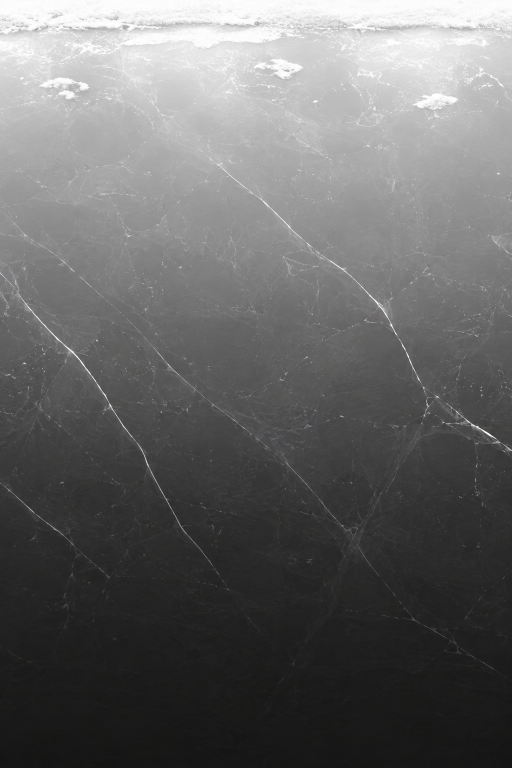
#> input picture art_source/terrain/three.png, 1024 x 1536 px, found by its file name (shown at 1/2 size)
$ python build_ice_texture.py art_source/terrain/three.png
#> lines starting #> are read from the running program, lines starting #| are printed output that depends on the picture
#!/usr/bin/env python3
"""Turn a raw generated ice panel into the game-ready depth tile.

    python3 scripts/tools/build_ice_texture.py --check art_source/terrain/panel.png
    python3 scripts/tools/build_ice_texture.py art_source/terrain/three.png
    python3 scripts/tools/build_ice_texture.py art_source/terrain/four.png assets/textures/terrain/ice_faceted.png

Every source panel lives in art_source/ (2026-08-15). They used to sit at the
repository root, where Godot imported all 31MB of them into the export for
nothing; art_source/ carries a .gdignore, which is the whole point of it.

The output path is optional and defaults to DEFAULT_OUTPUT_PATH (the smooth tile
every biome starts on). Pass it to build one of the pattern VARIANTS -- see
docs/development/biomes.md, "Per-biome ice textures". Every variant must go
through this same script: the levels work below is what stops a raw panel
multiplying its biome tint to black.

Checked in, unlike the ad-hoc script that produced ice_terrain_one.png (whose
provenance had to be reconstructed from a comment). Re-run it to retune, or to
process a replacement panel.

WHAT THE SOURCE MUST BE
    A greyscale ice panel whose VERTICAL AXIS IS DEPTH BELOW THE ICE SURFACE:
    bright snow band at the very top, deepening smoothly downward, thin sparse
    white cracks, a couple of soft snow patches near the top. Smooth and glossy,
    not rough. Horizontal tiling is fixed up here, so the source does not need to
    be seamless -- but the closer its left and right edges already are, the less
    the feather has to hide.

WHY THE OUTPUT IS NOT JUST THE INPUT
    1. LEVELS. Polygon2D renders `texture_sample * vertex_color`, so this tile is
       a MULTIPLIER, not a colour. three.png bottoms out at 0.087 luminance,
       which multiplies any biome tint down to near-black -- deep ice in the
       reference art is dark and saturated, not black. The darks are lifted to
       OUTPUT_FLOOR so the ramp still reads as depth without killing the hue.
    2. SEAM. The tile repeats horizontally forever. Any mismatch between the left
       and right edge is a hard vertical line every repeat, at eye level, moving
       at 750 px/s.

HOW THE WRAP IS MADE SEAMLESS
    By ROLLING the image half its width, not by mirroring and not by blending the
    edges toward each other.

    Rolling puts original column w/2 at the new left edge and column w/2 - 1 at
    the new right edge. Those two were ADJACENT in the source, so the tile now
    wraps exactly -- seamless by construction, no fade, no ghosting. It moves the
    original discontinuity (column w-1 against column 0) into the middle of the
    tile, where a narrow feather hides it and where it does not repeat.

    The first version of this script instead cross-faded the right edge toward
    the left edge. That is a double exposure of two different pieces of ice: it
    left a smeared vertical band at every repeat, which was clearly visible in
    game. Do not go back to it.

    Mirroring also guarantees a seamless join, but stamps a symmetry axis into the
    image -- the faint diamond artifact in the tile this replaced -- and with long
    diagonal cracks that reads as a chevron every repeat.

WHY A VARIANT'S DEPTH RAMP IS MATCHED TO THE DEFAULT TILE'S
    A biome change CROSS-DISSOLVES between two tiles (biomes.md, "approach A"),
    so both are on screen at once for the whole transition. The reason predates
    that: until 2026-08-09 the tile snapped one 512px chunk at a time, giving a
    live vertical boundary with the old tile one side and the new one the other.
    Matching still matters, and matters more -- a ramp mismatch is now a
    brightness wobble across the WHOLE view rather than a step at one seam. The tile is a MULTIPLIER,
    so if the two tiles disagree about how bright ice is at a given depth, that
    boundary is a flat brightness STEP -- which reads as a hard cutoff no matter
    how similar the patterns are. Measured before this: default 0.98 at the ride
    line and 0.49 at half depth, faceted 0.86 and 0.66.

    So every variant is rescaled per row to the default tile's own light-to-dark
    ramp. What survives is the variant's high-frequency detail -- its cracks and
    facets -- which is the whole reason it exists; what goes is the disagreement
    about overall depth brightness, which was never a per-biome creative choice.

WHY THE HORIZONTAL PROFILE IS FLATTENED TOO (2026-08-10)
    The wrap being seamless is necessary but not sufficient. A panel can wrap
    perfectly and still carry broad left-to-right brightness ramps INSIDE itself,
    and those repeat every ICE_TILE_WORLD_WIDTH (1200 world px) just as faithfully
    as the cracks do. The tile lands on screen at roughly 1:1, so such a ramp
    survives at full strength as a soft vertical band.

    That is what the reported "vertical line / colour banding in the ice" turned out
    to be -- reported as long-standing, and it predates both the ice shader and the
    hue drift, which is consistent. Measured in-scene, per tile, worst coherent
    vertical edge against that tile's own median column step, alongside the tile's
    own worst horizontal band (horizontal_band_span, before this step existed):

        ice_cracked_depth   +2.6/255  (7.8x median)   band 33.3/255
        ice_faceted_depth   +1.7/255  (3.1x median)   band 18.0/255
        ice_depth_gradient  +0.8/255  (2-3x median)   band  9.5/255

    The rank order is the whole argument: same code, same scene, only the tile
    differs, and the edge scales with how much low-frequency horizontal structure
    the tile carries. ~2/255 sounds negligible and is not -- it runs perfectly
    straight down hundreds of rows, and the eye finds a coherent straight edge far
    below the threshold at which it would notice scattered noise of the same size.

    So the horizontal axis gets the treatment the vertical one already gets, but as a
    2D low-frequency field rather than one scalar per column. Per-column was tried
    first and only got cracked from 28.3 to 11.6: a column average lets a bright band
    at one depth cancel a dark one at another, so it under-corrects exactly the tiles
    that need it most. The field is smooth at FLATTEN_SIGMA across and
    FLATTEN_DEPTH_SIGMA down, so it cannot represent a crack and therefore cannot
    erase one; and because each row is divided by its own mean, the depth ramp
    match_depth_ramp() just set survives untouched.

    NOTE the interaction with the shader's `contrast` uniform: contrast pushes the
    tile's own light/dark structure away from a fixed pivot, so it multiplies this
    span directly. Flattening here is what makes that uniform safe to turn on.
"""

import sys

import numpy as np
from PIL import Image, ImageFilter

DEFAULT_OUTPUT_PATH = "assets/textures/terrain/ice_depth_gradient.png"
# Every variant is built at this size. terrain_generator.gd reads the tile's own
# get_size() for its UVs, so a differently sized variant would not break -- but it
# would change how fast the pattern repeats relative to the others, which is not a
# knob worth having per texture when ICE_TILE_WORLD_WIDTH already owns that.
OUTPUT_SIZE = (1024, 1024)

# The value the deepest ice multiplies down to. The tile is a MULTIPLIER, so this
# is what stops every biome tint going black at depth -- but it is also the whole
# depth cue, so it must not be lifted far. 0.52 was tried and washed the ice out
# completely: it compressed the source's 0.09..0.99 range into the bright half and
# the ice read as white noise rather than as deep water.
OUTPUT_FLOOR = 0.38
OUTPUT_CEILING = 1.0
# Applied to the normalised source before the floor. >1 pushes midtones DOWN,
# which restores the contrast that mapping onto a raised floor otherwise flattens
# -- the ice reaches its deep colour quickly, the way the reference art does,
# instead of staying pale most of the way down.
MIDTONE_GAMMA = 1.4

# How hard a variant is pulled onto the default tile's depth ramp. 1.0 is a full
# match. Lower it if a full match over-flattens a tile whose source has no real
# structure where the reference is bright -- four.png has no snow band, so its top
# rows get lifted into a band with little internal detail. That is the right trade
# for the seam, but if it reads as a flat white bar in game, ease this to ~0.7
# rather than turning the match off.
RAMP_MATCH_STRENGTH = 1.0
# Vertical sigma, in rows, that the per-row correction is smoothed over. The
# correction is one scalar per row, so it cannot erase detail WITHIN a row -- but
# row-to-row noise in it would stamp horizontal banding across the tile. Only the
# low-frequency ramp is meant to move.
RAMP_SMOOTH_SIGMA = 8.0

# Horizontal sigma, in columns, below which structure is treated as DETAIL and left
# alone. 64 is ~75 world px once the tile is stretched over ICE_TILE_WORLD_WIDTH --
# comfortably narrower than the broad washes that read as a band, comfortably wider
# than a crack. Lowering it starts eating the texture the tile exists to provide.
FLATTEN_SIGMA = 64.0
# Vertical sigma for the same field. Larger than RAMP_SMOOTH_SIGMA (8) because this
# one must not chase the depth ramp's own fast changes near the ride line -- it is
# only here so the horizontal correction can differ between shallow and deep ice,
# which it must: the banding is not the same at every depth.
FLATTEN_DEPTH_SIGMA = 48.0
# 1.0 removes the low-frequency horizontal ramp entirely. There is no artistic reason
# to keep any of it: unlike the depth ramp, which is the tile's whole meaning, a
# left-to-right brightness trend carries no information -- it is an accident of how
# the source panel was generated, and it repeats forever.
FLATTEN_STRENGTH = 1.0

# Generated panels carry fine grain that reads as noise once the tile is stretched
# over 1200 world px. The reference ice is glossy and smooth; cracks are far wider
# than this radius and survive it.
SMOOTHING_RADIUS = 0.8


def remap_levels(values):
    """Normalise the source's own range, apply the midtone curve, then seat it on
    OUTPUT_FLOOR. Uses the measured extremes so the full output range is used
    however the source was generated."""
    low, high = values.min(), values.max()
    if high <= low:
        raise SystemExit("source image is a flat colour")
    normalised = (values - low) / (high - low)
    curved = np.power(normalised, MIDTONE_GAMMA)
    return OUTPUT_FLOOR + (curved * (OUTPUT_CEILING - OUTPUT_FLOOR))


def smooth_vertically(column, sigma):
    """Gaussian-blur a 1-D profile, edge-extended. Hand-rolled so the tool keeps
    its two dependencies (numpy, Pillow) and does not pull in scipy for this."""
    radius = max(1, int(round(sigma * 3.0)))
    offsets = np.arange(-radius, radius + 1, dtype=np.float64)
    kernel = np.exp(-0.5 * np.square(offsets / sigma))
    kernel /= kernel.sum()
    padded = np.pad(column, radius, mode="edge")
    return np.convolve(padded, kernel, mode="valid")


# [26 lines left out: function match_depth_ramp, not called in this run]


def format_ramp(values):
    return " ".join(
        f"{f:.0%}={values[int(f * (values.shape[0] - 1))].mean():.2f}"
        for f in (0.0, 0.05, 0.15, 0.3, 0.5, 0.75, 1.0))


def make_horizontally_seamless(values):
    """Roll by half the width so the tile wraps exactly, then feather the seam
    that lands in the middle. See the module docstring for why this beats fading
    the edges into each other.

    The vertical axis is deliberately untouched: it is depth below the ice
    surface, so it must NOT wrap -- the caller keeps V inside the texture.
    """
    width = values.shape[1]
    half = width // 2
    rolled = np.roll(values, half, axis=1)

    # Linear cross-fade across the seam at x == half, between the two sides
    # extended through it. Weight 0 on the left of the band, 1 on the right.
    return remove_seam_gradient(rolled, half - 1)


# THIS IS WHAT THE REPORTED VERTICAL LINE WAS (2026-08-11). Measured on the built tiles,
# strongest column-coherent edge over the top third: +4.14/255 at 11.5x the median column,
# at tile x=511 -- the roll centre -- in ALL THREE tiles independently, which is what
# identified it. On screen the tile repeats every ICE_TILE_WORLD_WIDTH, so that residual is a
# faint straight line every 1200 world px, at world_x = 599 mod 1200 (tile x 511 of 1024).
#
# TWO WRONG FIXES CAME FIRST, and both are instructive enough to name:
#
#   * A CROSS-FADE of the two sides over a feather band. That is a double exposure of two
#     pieces of ice that were never adjacent, so it ghosts; and at the 0.42 strength needed to
#     keep the ghosting invisible it still left 58% of the step. Turning it up traded the line
#     for a smeared band that was visible in its own right.
#   * Subtracting the band's LOW-FREQUENCY profile and substituting a ramp. This looks right
#     and is not: a one-pixel step is BROADBAND, so its sharp edge sits almost entirely in the
#     detail the method is trying to preserve. Measured, it made the line worse -- 4.14 ->
#     7.06/255 -- because it removed the gentle part of the step and kept the abrupt part.
#
# The step is a single bad GRADIENT, so remove it in the gradient domain and leave every other
# pixel relationship alone: zero the one column-to-column difference that spans the join, then
# add back a linear ramp across the full width so the tile still wraps.
#
# Exact, not approximate. After this the difference across the seam is seam_gradient / 1023 --
# about 0.004/255 -- and the compensating ramp is that same total spread over the whole tile,
# a slope far below what any display can show. Every other gradient in the image, which is to
# say every crack and every facet, is bit-for-bit what it was.
def remove_seam_gradient(values, seam_index):
    width = values.shape[1]
    # The one difference that spans two columns which were never neighbours in the source.
    seam_gradient = values[:, seam_index + 1] - values[:, seam_index]
    corrected = values.copy()
    corrected[:, seam_index + 1:] -= seam_gradient[:, None]
    # Re-close the wrap: the shift above would otherwise move the right edge away from the
    # left one, which is the one join that was previously exact.
    ramp = (np.arange(width, dtype=np.float64) / float(width - 1))[None, :]
    corrected += seam_gradient[:, None] * ramp
    return np.clip(corrected, OUTPUT_FLOOR, OUTPUT_CEILING)


def smooth_circularly(profile, sigma):
    """Gaussian-blur a 1-D profile that WRAPS. Distinct from smooth_vertically(),
    which edge-extends: depth must not wrap, the horizontal axis must."""
    radius = max(1, int(round(sigma * 3.0)))
    offsets = np.arange(-radius, radius + 1, dtype=np.float64)
    kernel = np.exp(-0.5 * np.square(offsets / sigma))
    kernel /= kernel.sum()
    padded = np.concatenate([profile[-radius:], profile, profile[:radius]])
    return np.convolve(padded, kernel, mode="valid")


def low_frequency_field(values):
    """The tile blurred until only broad structure survives: circular across, since
    the tile wraps, edge-extended down, since depth does not."""
    across = np.empty_like(values)
    for row in range(values.shape[0]):
        across[row] = smooth_circularly(values[row], FLATTEN_SIGMA)
    field = np.empty_like(across)
    for column in range(across.shape[1]):
        field[:, column] = smooth_vertically(across[:, column], FLATTEN_DEPTH_SIGMA)
    return field


def horizontal_band_span(values, field=None):
    """Worst peak-to-peak horizontal brightness swing at ANY depth, in 0-255 units.
    This is the number that predicts a visible vertical band.

    Measured per depth rather than over a column average, because the two are not the
    same and only the first one matches what is on screen: averaging down the whole
    tile lets a bright band at one depth cancel a dark one at another and report a
    flat tile that visibly is not. Reading the column average was what made the first
    cut of this look like it had fixed more than it had.
    """
    if field is None:
        field = low_frequency_field(values)
    return float((field.max(axis=1) - field.min(axis=1)).max() * 255.0)


def flatten_horizontal_banding(values):
    """Divide out the tile's broad left-to-right brightness structure, at every
    depth. See the module docstring for why -- in short, it repeats every 1200 world
    px and reads as a soft vertical band, which is the long-standing "vertical line
    in the ice".

    Multiplicative, mirroring match_depth_ramp()'s reasoning: the tile multiplies a
    biome tint, so scaling preserves internal contrast ratios. The correction is the
    ratio of a row's mean to a LOW-FREQUENCY field, so it is smooth by construction
    at both FLATTEN_SIGMA across and FLATTEN_DEPTH_SIGMA down -- it physically cannot
    represent, and so cannot erase, a crack or a facet.

    EACH ROW'S MEAN IS PRESERVED EXACTLY, because the numerator is that row's own
    mean. So this cannot disturb the depth ramp that match_depth_ramp() just set, and
    the two steps never have to be tuned against each other.

    Runs AFTER make_horizontally_seamless(), which is what makes the circular smooth
    legitimate -- the image is exactly periodic by then, so the correction is itself
    periodic and cannot reintroduce a step at the wrap. (Ordering it before would
    mean smoothing across a real discontinuity and smearing it both ways.)
    """
    field = low_frequency_field(values)
    correction = field.mean(axis=1, keepdims=True) / np.maximum(field, 1e-6)
    correction = 1.0 + ((correction - 1.0) * FLATTEN_STRENGTH)
    return np.clip(values * correction, OUTPUT_FLOOR, OUTPUT_CEILING)


# [60 lines left out: function inspect_panel, not called in this run]


def main():
    if len(sys.argv) == 3 and sys.argv[1] == "--check":
        raise SystemExit(inspect_panel(sys.argv[2]))
    if len(sys.argv) not in (2, 3):
        raise SystemExit(__doc__)
    output_path = sys.argv[2] if len(sys.argv) == 3 else DEFAULT_OUTPUT_PATH

    source = Image.open(sys.argv[1]).convert("L")
    print("source      ", source.size, "range", source.getextrema())
#| source       (1024, 1536) range (18, 255)

    # Resize BEFORE the seam work so the feather is computed at output resolution
    # and cannot be resampled into a soft band of its own.
    resized = source.resize(OUTPUT_SIZE, Image.LANCZOS)
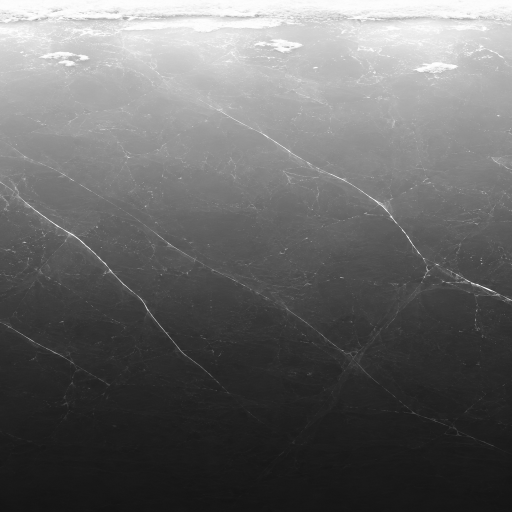
#> resized: PIL image 1024x1024 L (shown at 1/2 size); min 19, max 255, mean 103.6
    if SMOOTHING_RADIUS > 0.0:
        resized = resized.filter(ImageFilter.GaussianBlur(SMOOTHING_RADIUS))

    values = np.asarray(resized, dtype=np.float64) / 255.0
    values = remap_levels(values)
#> in remap_levels, `low, high = values.min(), values.max()`: low = 0.0745; high = 1
#> in remap_levels, `curved = np.power(normalised, MIDTONE_GAMMA)`:
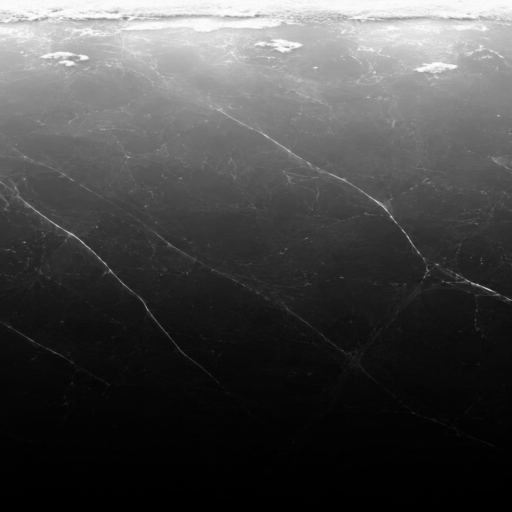
#> curved: shape (1024, 1024) float64 (shown at 1/2 size); min 0, max 1, mean 0.282
#> in remap_levels, `return OUTPUT_FLOOR + (curved * (OUTPUT_CEILING - OUTPUT_FLOOR))`:
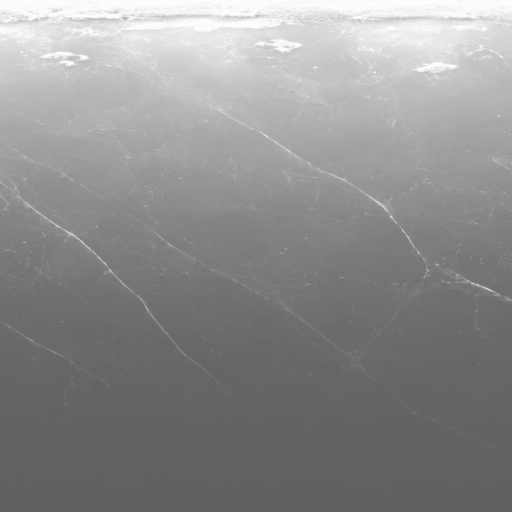
#> returned value: shape (1024, 1024) float64 (shown at 1/2 size); min 0.38, max 1, mean 0.555
    # Keyed off "an output path was given", which is exactly the definition of a
    # variant -- so there is no flag to forget on a rebuild, and the default tile
    # (its own reference) cannot match against itself.
    is_variant = output_path != DEFAULT_OUTPUT_PATH
    if is_variant:
        print("own ramp    ", format_ramp(values))
        values = match_depth_ramp(values, DEFAULT_OUTPUT_PATH)
    # Last, so the feather has the final word on the wrap. The row scaling above is
    # seam-neutral (one scalar per row hits both edges equally), but ordering it
    # this way means only one step can ever be responsible for a visible repeat.
    values = make_horizontally_seamless(values)
#> in make_horizontally_seamless, `rolled = np.roll(values, half, axis=1)`:
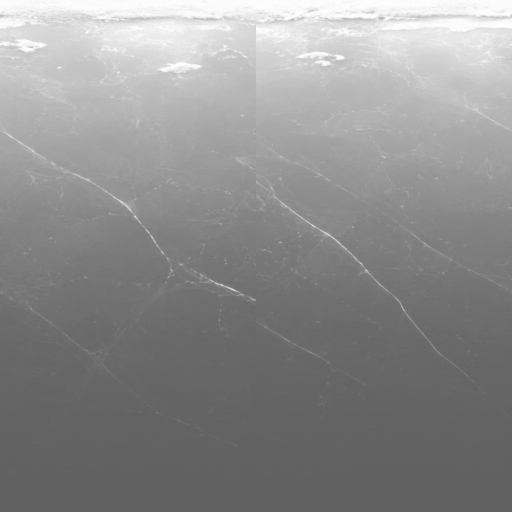
#> rolled: shape (1024, 1024) float64 (shown at 1/2 size); min 0.38, max 1, mean 0.555
#> in remove_seam_gradient, `seam_gradient = values[:, seam_index + 1] - values[:, seam_index]`: seam_gradient = 1024 values, max 0.187 at index 364, min -0.239 at index 600, mean 0.011
#> in remove_seam_gradient, `corrected[:, seam_index + 1:] -= seam_gradient[:, None]`:
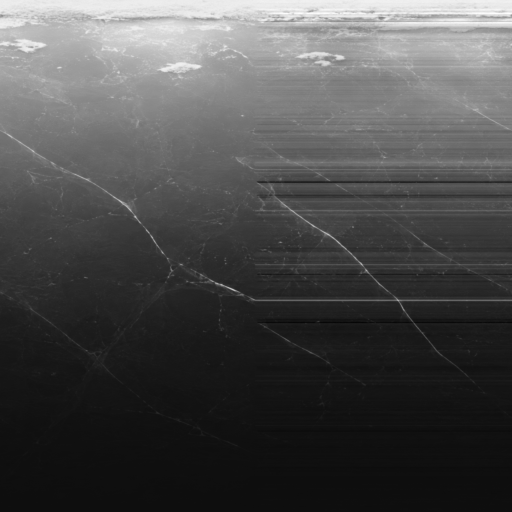
#> corrected: shape (1024, 1024) float64 (shown at 1/2 size); min 0.342, max 1.04, mean 0.55; drawn with min black and max white
    # Last of all, and only legitimate here: see flatten_column_profile().
    profile_before = horizontal_band_span(values)
#> profile_before = 14.44
    values = flatten_horizontal_banding(values)
#> in flatten_horizontal_banding, `correction = field.mean(axis=1, keepdims=True) / np.maximum(field, 1e-6)`:
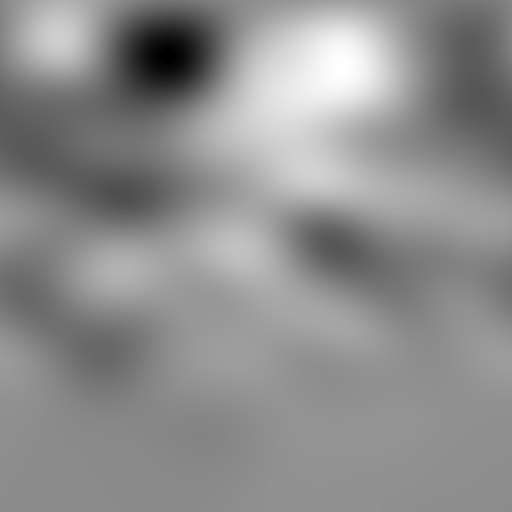
#> correction: shape (1024, 1024) float64 (shown at 1/2 size); min 0.963, max 1.03, mean 1; drawn with min black and max white
    profile_after = horizontal_band_span(values)
#> profile_after = 5.52

    output = Image.fromarray(np.clip(values * 255.0, 0, 255).astype(np.uint8), mode="L")
    output.save(output_path, optimize=True)

    seam_error = float(np.abs(values[:, 0] - values[:, -1]).mean())
#> seam_error = 0.00282
    print("wrote       ", output_path, output.size)
#| wrote        assets/textures/terrain/ice_depth_gradient.png (1024, 1024)
    print("depth ramp  ", format_ramp(values))
#| depth ramp   0%=0.99 5%=0.93 15%=0.78 30%=0.63 50%=0.49 75%=0.40 100%=0.38
    if is_variant:
        reference = np.asarray(Image.open(DEFAULT_OUTPUT_PATH).convert("L"), dtype=np.float64) / 255.0
        print("reference   ", format_ramp(reference), "  <- must track the line above")
    print("seam error  ", round(seam_error, 5), "(0 = exact wrap)")
#| seam error   0.00282 (0 = exact wrap)
    print("h banding  ", "%.2f/255 -> %.2f/255 (worst at any depth)"
          % (profile_before, profile_after))
#| h banding   14.44/255 -> 5.52/255 (worst at any depth)


if __name__ == "__main__":
    main()
